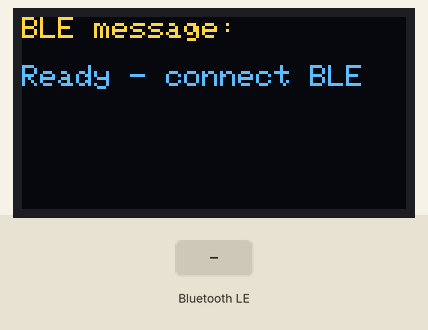
Recording of a program running on a simulated ESP32-C3. Shown: 128×64 one-colour display. Inputs (shaded band) come from the test bench. The OLED is the two-colour kind (top 16 rows yellow); nothing arrives over Bluetooth unless stated; a phone connects over Bluetooth LE 3 s after start; what the program prints to the serial monitor is not drawn.

Above: at 1.2 s.
1.3 s: Bluetooth LE write "1" received
At 1.6 s:
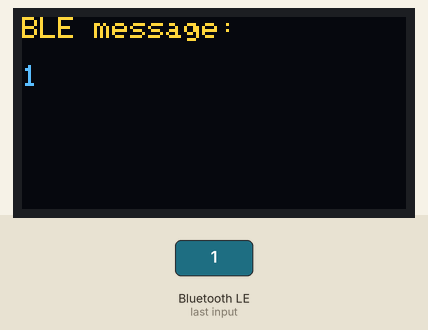
2.8 s: Bluetooth LE write "0" received
At 4.0 s:
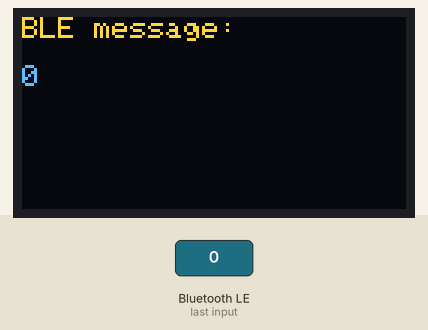
4.3 s: Bluetooth LE write "2" received
Timing chart, 0 to 7.3 s (numbered marks = the images above; inputs shaded):
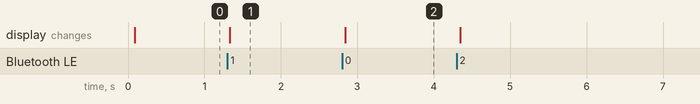

The program:

main.cpp
```cpp
#include <Arduino.h>
#if defined(USE_CLASSIC_BT) && defined(CONFIG_IDF_TARGET_ESP32)
#include <BluetoothSerial.h>
#else
#include <NimBLEDevice.h>
#endif
#include <Wire.h>
#include <Adafruit_GFX.h>
#include <Adafruit_SSD1306.h>

#include "config.h"

namespace {
constexpr char kDeviceName[] = "ESP32-OLED";
constexpr char kServiceUuid[] = "8b5d0001-6e8f-4c2a-9b73-6d414c454001";
constexpr char kTextCharacteristicUuid[] = "8b5d0002-6e8f-4c2a-9b73-6d414c454001";
constexpr size_t kMaxTextBytes = 20;
#if defined(USE_CLASSIC_BT) && defined(CONFIG_IDF_TARGET_ESP32)
BluetoothSerial bluetoothSerial;
#endif

Adafruit_SSD1306 display(OLED_WIDTH, OLED_HEIGHT, &Wire, -1);
bool displayReady = false;
portMUX_TYPE textMux = portMUX_INITIALIZER_UNLOCKED;
char pendingText[kMaxTextBytes + 1] = "Ready - connect BLE";
volatile bool textPending = true;

#if defined(USE_CLASSIC_BT) && defined(CONFIG_IDF_TARGET_ESP32)
void queueText(const String& value) {
  const size_t count = value.length() < kMaxTextBytes ? value.length() : kMaxTextBytes;
  portENTER_CRITICAL(&textMux);
  memcpy(pendingText, value.c_str(), count);
  pendingText[count] = '\0';
  textPending = true;
  portEXIT_CRITICAL(&textMux);
}
#else
void queueText(const std::string& value) {
  const size_t count = value.size() < kMaxTextBytes ? value.size() : kMaxTextBytes;
  portENTER_CRITICAL(&textMux);
  memcpy(pendingText, value.data(), count);
  pendingText[count] = '\0';
  textPending = true;
  portEXIT_CRITICAL(&textMux);
}

class TextCallbacks final : public NimBLECharacteristicCallbacks {
  void onWrite(NimBLECharacteristic* characteristic,
               NimBLEConnInfo& /* connectionInfo */) override {
    queueText(characteristic->getValue());
  }
};
#endif

uint8_t findOledAddress() {
  for (uint8_t address = 0x08; address <= 0x77; ++address) {
    Wire.beginTransmission(address);
    if (Wire.endTransmission() == 0) {
      Serial.printf("I2C device found at 0x%02X\\n", address);
      if (display.begin(SSD1306_SWITCHCAPVCC, address)) {
        return address;
      }
    }
  }
  return 0;
}

void renderText(const char* text) {
  display.clearDisplay();
  display.setTextColor(SSD1306_WHITE);
  display.setTextSize(1);
  display.setTextWrap(true);
  display.setCursor(0, 0);
  display.println("BLE message:");
  display.println();
  display.println(text);
  display.display();
}
}  // namespace

void setup() {
  Serial.begin(115200);
  Wire.begin(OLED_SDA_PIN, OLED_SCL_PIN);

  const uint8_t oledAddress = findOledAddress();
  if (oledAddress == 0) {
    Serial.println("SSD1306 not found; check wiring and I2C pins");
  } else {
    displayReady = true;
    Serial.printf("SSD1306 initialized at 0x%02X\\n", oledAddress);
    renderText("Starting Bluetooth...");
  }

#if defined(USE_CLASSIC_BT) && defined(CONFIG_IDF_TARGET_ESP32)
  bluetoothSerial.begin(kDeviceName);
  Serial.printf("Bluetooth Classic ready: %s\\n", kDeviceName);
#else
  NimBLEDevice::init(kDeviceName);
  NimBLEServer* server = NimBLEDevice::createServer();
  NimBLEService* service = server->createService(kServiceUuid);
  NimBLECharacteristic* textCharacteristic = service->createCharacteristic(
      kTextCharacteristicUuid,
      NIMBLE_PROPERTY::WRITE | NIMBLE_PROPERTY::WRITE_NR);
  textCharacteristic->setCallbacks(new TextCallbacks());
  NimBLEAdvertising* advertising = NimBLEDevice::getAdvertising();
  advertising->addServiceUUID(kServiceUuid);
  advertising->start();
  Serial.printf("BLE ready: %s\\nService: %s\\nWrite: %s\\n",
                kDeviceName, kServiceUuid, kTextCharacteristicUuid);
#endif
}

void loop() {
#if defined(USE_CLASSIC_BT) && defined(CONFIG_IDF_TARGET_ESP32)
  if (bluetoothSerial.available()) {
    String value = bluetoothSerial.readStringUntil('\n');
    queueText(value);
  }
#endif
  char localText[kMaxTextBytes + 1];
  bool shouldRender = false;
  portENTER_CRITICAL(&textMux);
  if (textPending) {
    memcpy(localText, pendingText, sizeof(localText));
    textPending = false;
    shouldRender = true;
  }
  portEXIT_CRITICAL(&textMux);

  if (shouldRender && displayReady) {
    renderText(localText);
  }
  delay(20);
}
```

config.h
```cpp
#pragma once

#include <stdint.h>

// Change these for the wiring and board revision in use.
#ifndef OLED_SDA_PIN
#define OLED_SDA_PIN 8
#endif
#ifndef OLED_SCL_PIN
#define OLED_SCL_PIN 9
#endif
#ifndef OLED_I2C_ADDRESS
// Retained for builds that want to record a preferred address; runtime scans all devices.
#define OLED_I2C_ADDRESS 0x3C
#endif

static constexpr uint8_t OLED_WIDTH = 128;
static constexpr uint8_t OLED_HEIGHT = 64;
```

Measured:
- after the input at 1.3 s, the display: changes at once (image 1)
- after the input at 2.8 s, the display: changes at once (image 2)
